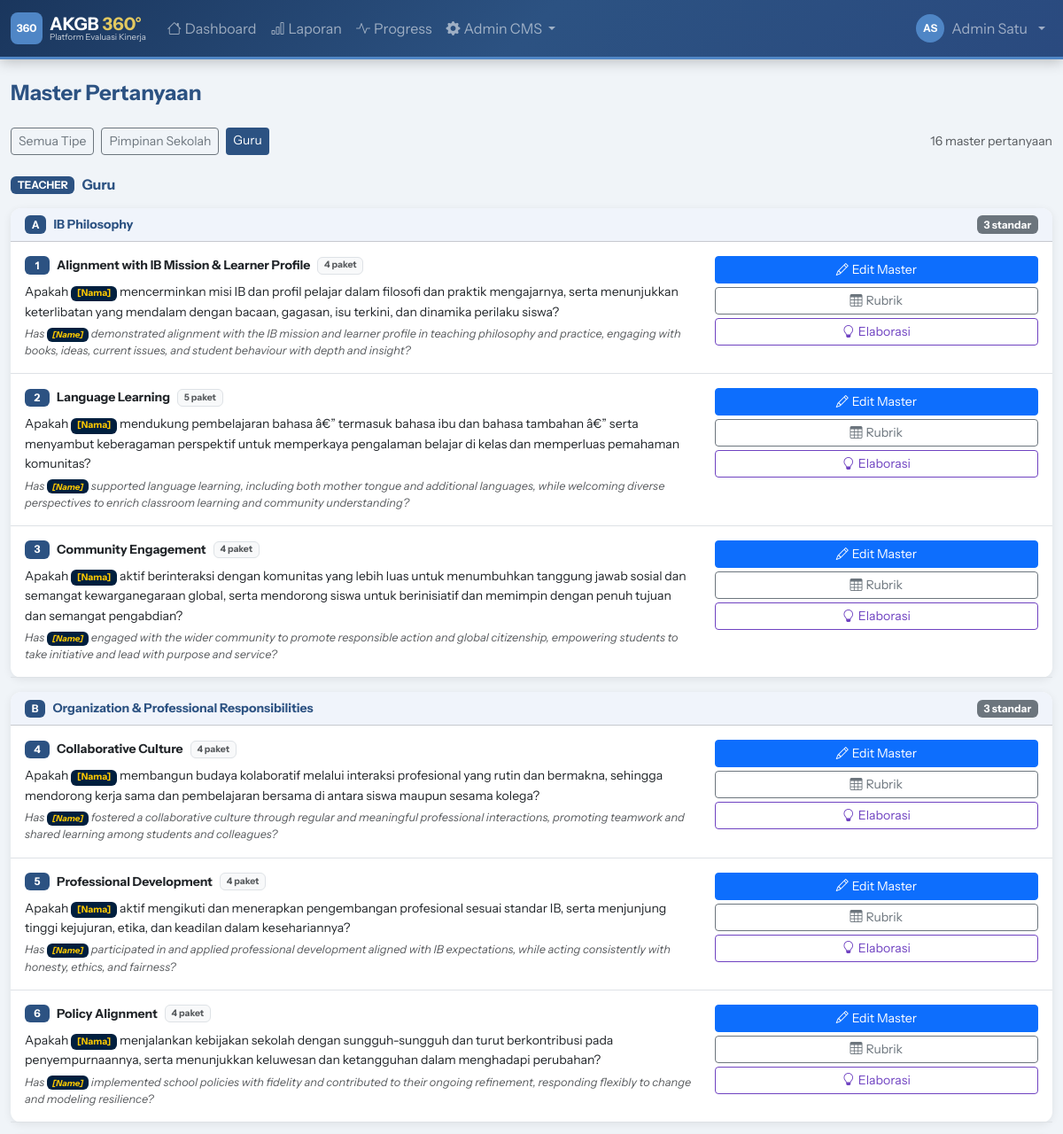
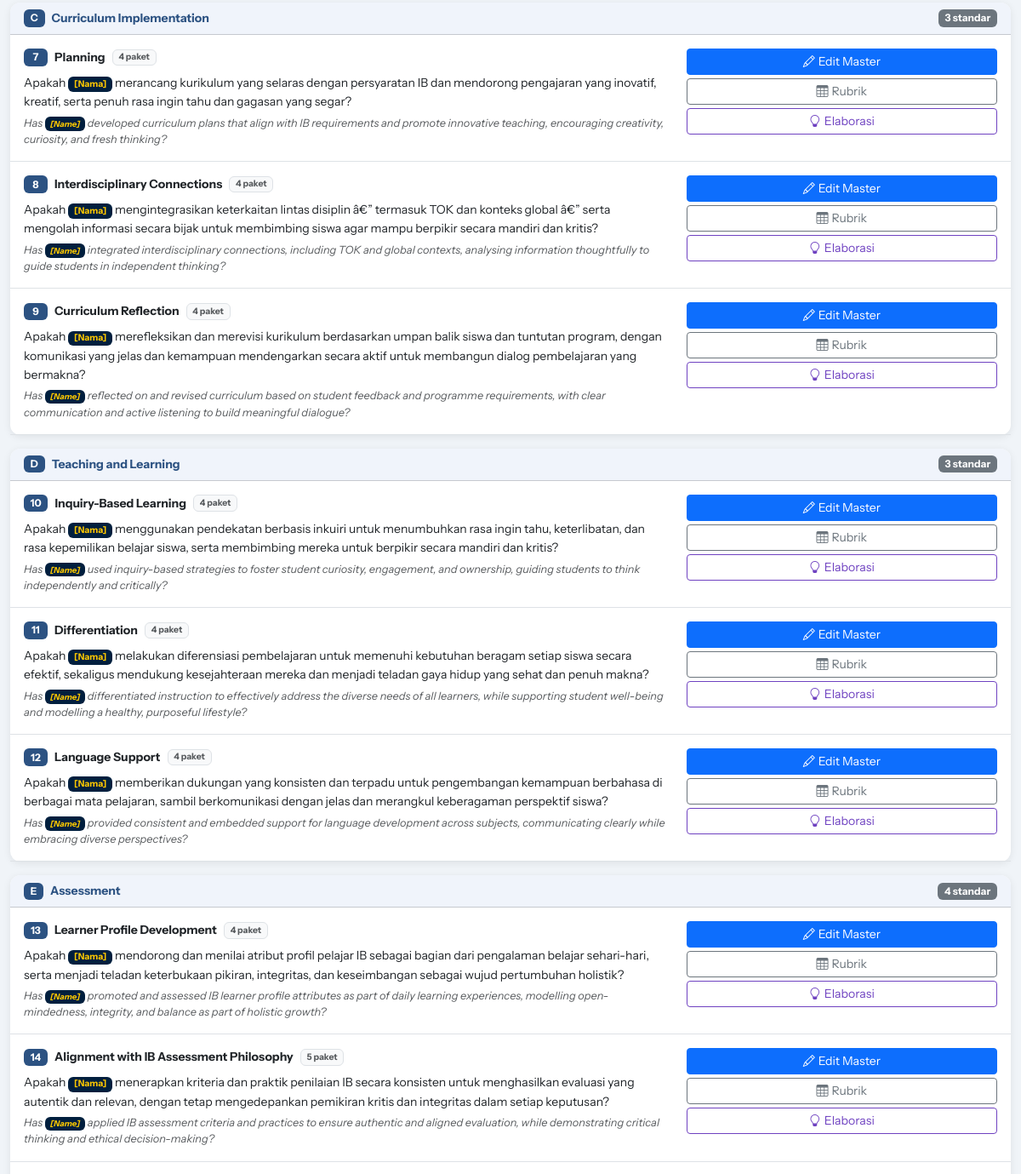
Before: /demo/admin/questions_master.php?et=teacher (signed in, upper part) with the older database file (2 pictures, top to bottom).
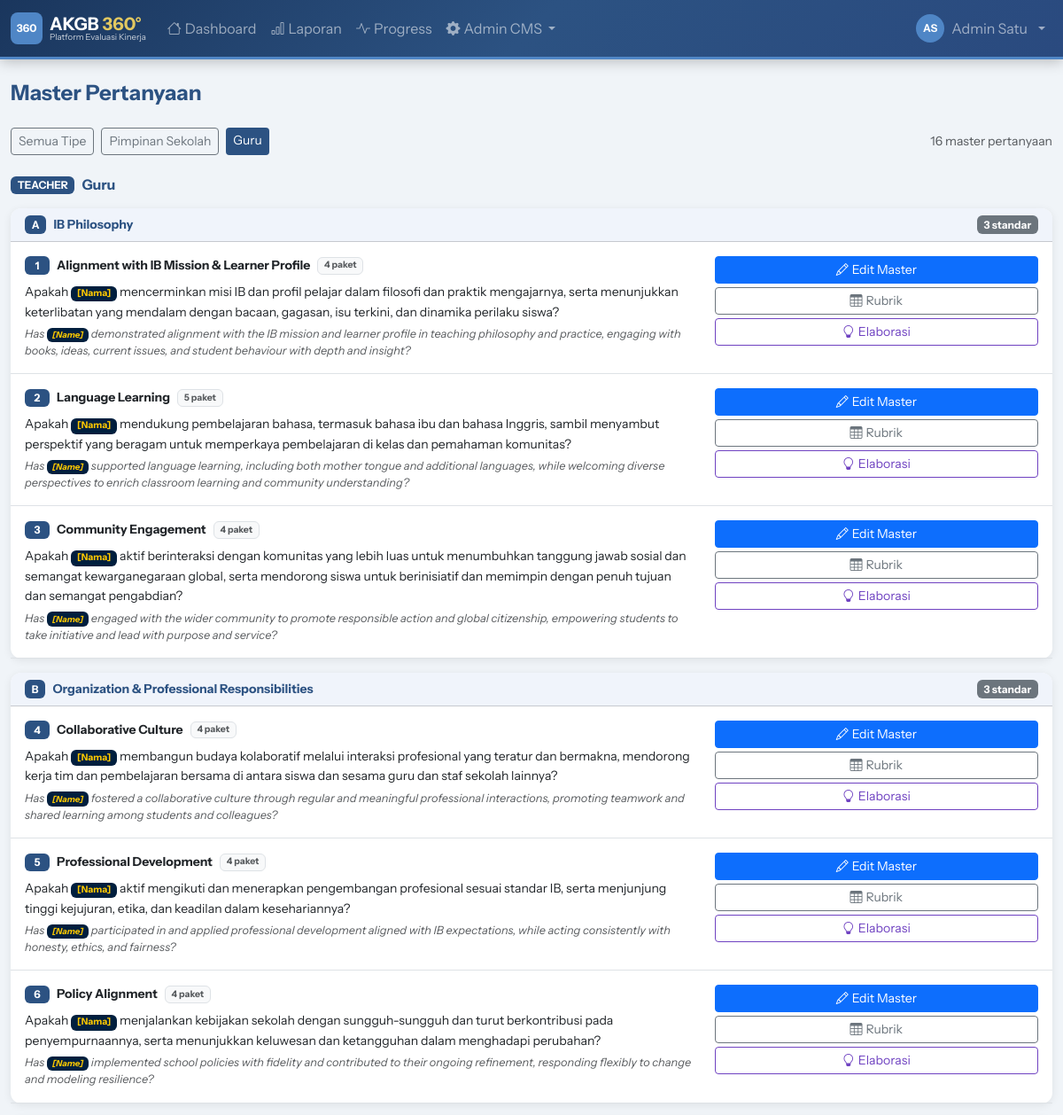
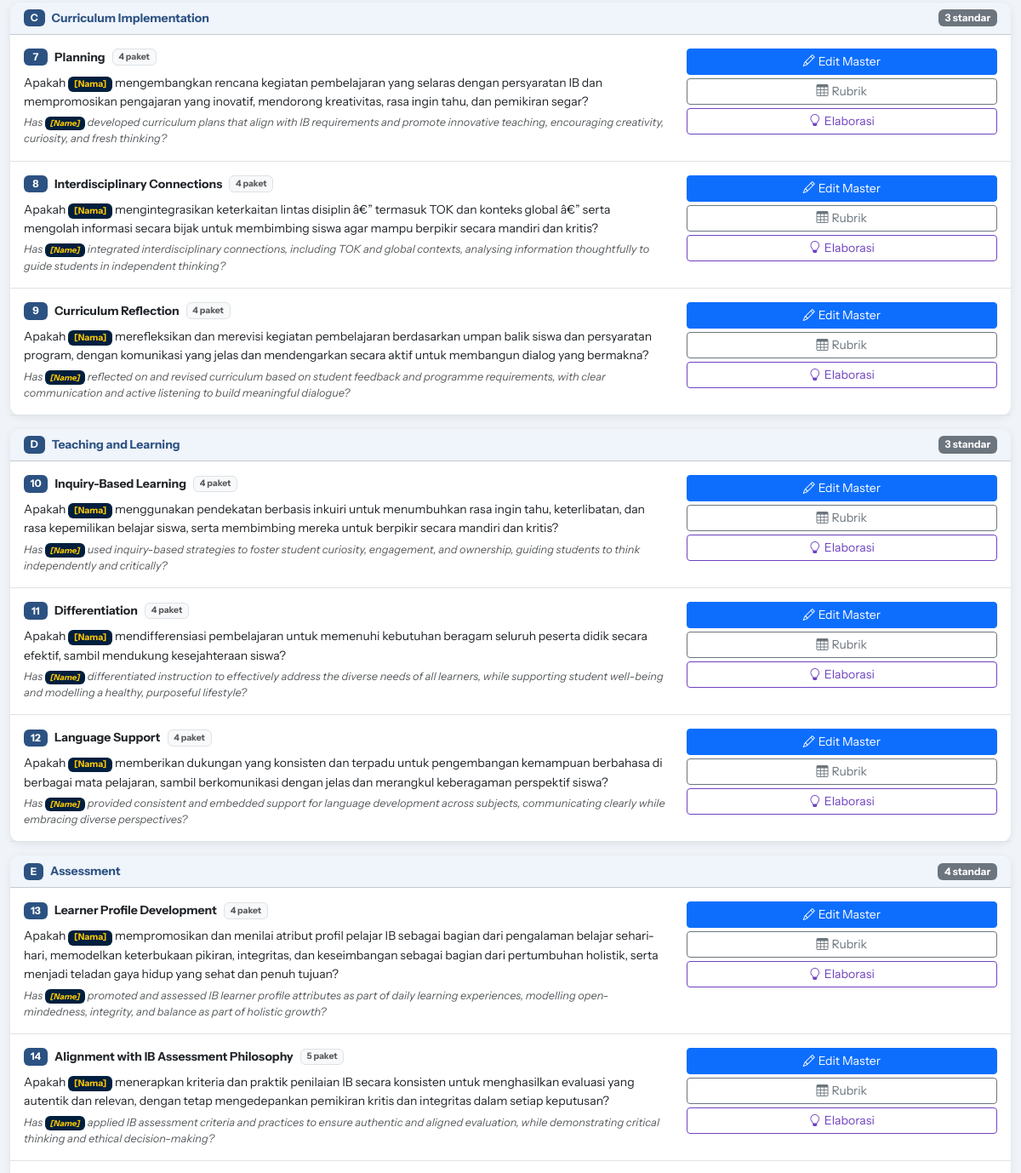
After: the same page with the newer database file (2 pictures, top to bottom).
### tables this page shows
CREATE TABLE `questions` (
  `id` int NOT NULL AUTO_INCREMENT,
  `standard_id` int NOT NULL,
  `question_id_text` text NOT NULL,
  `question_en_text` text NOT NULL,
  PRIMARY KEY (`id`),
  KEY `standard_id` (`standard_id`),
  CONSTRAINT `questions_ibfk_1` FOREIGN KEY (`standard_id`) REFERENCES `standards` (`id`)
);

CREATE TABLE `standards` (
  `id` int NOT NULL AUTO_INCREMENT,
  `domain_id` int NOT NULL,
  `name` varchar(250) NOT NULL,
  `description` text,
  `extended_description` text,
  `elaboration_id` text,
  `elaboration_en` text,
  `order_num` int DEFAULT '0',
  PRIMARY KEY (`id`),
  KEY `domain_id` (`domain_id`),
  CONSTRAINT `standards_ibfk_1` FOREIGN KEY (`domain_id`) REFERENCES `domains` (`id`)
);

CREATE TABLE `domains` (
  `id` int NOT NULL AUTO_INCREMENT,
  `eval_type_id` int NOT NULL,
  `code` varchar(10) DEFAULT NULL,
  `name` varchar(200) NOT NULL,
  `description` text,
  `order_num` int DEFAULT '0',
  PRIMARY KEY (`id`),
  KEY `eval_type_id` (`eval_type_id`),
  CONSTRAINT `domains_ibfk_1` FOREIGN KEY (`eval_type_id`) REFERENCES `eval_types` (`id`)
);

### public_html/demo/includes/db.php (called while the page is built, shortened)
<?php
class Database {
    private static ?PDO $instance = null;
    public static function getInstance(): PDO {
        if (self::$instance === null) {
            $dsn = "mysql:host=" . DB_HOST . ";dbname=" . DB_NAME . ";charset=" . DB_CHARSET;
            $options = [
                PDO::ATTR_ERRMODE            => PDO::ERRMODE_EXCEPTION,
                PDO::ATTR_DEFAULT_FETCH_MODE => PDO::FETCH_ASSOC,
                PDO::ATTR_EMULATE_PREPARES   => false,
            ];
            try {
                self::$instance = new PDO($dsn, DB_USER, DB_PASS, $options);
            } catch (PDOException $e) {
                die(json_encode(['error' => 'Database connection failed: ' . $e->getMessage()]));
            }
        }
        return self::$instance;
    }
    public static function query(string $sql, array $params = []): PDOStatement {
        $stmt = self::getInstance()->prepare($sql);
        $stmt->execute($params);
        return $stmt;
    }
    public static function fetchAll(string $sql, array $params = []): array {
        return self::query($sql, $params)->fetchAll();
    }
    public static function fetchOne(string $sql, array $params = []): ?array {
        $row = self::query($sql, $params)->fetch();
        return $row ?: null;
    }
}

### public_html/demo/includes/functions.php (called while the page is built, shortened)
<?php
function h(string $s = ''): string {
    return htmlspecialchars($s, ENT_QUOTES, 'UTF-8');
}

### public_html/demo/admin/questions_master.php (the view, shortened to what the changed rows need)
<?php
require_once __DIR__ . '/../includes/db.php';
require_once __DIR__ . '/../includes/functions.php';
require_once __DIR__ . '/../includes/layout.php';
$filterEt = $_GET['et'] ?? '';
$whereEt = $filterEt ? "AND et.code = '$filterEt'" : '';
$rows = Database::fetchAll("
    SELECT
        q.id as q_id, q.question_id_text, q.question_en_text,
        s.id as s_id, s.name as s_name, s.order_num as s_order,
        s.elaboration_id, s.elaboration_en,
        d.id as d_id, d.name as d_name, d.code as d_code, d.order_num as d_order,
        et.id as et_id, et.name as et_name, et.code as et_code
    FROM questions q
    JOIN standards s ON q.standard_id = s.id
    JOIN domains d ON s.domain_id = d.id
    JOIN eval_types et ON d.eval_type_id = et.id
    WHERE 1=1 $whereEt
    ORDER BY et.id, d.order_num, d.id, s.order_num, s.id
");
$grouped = [];
foreach ($rows as $r) {
    $etCode = $r['et_code'];
    $did    = $r['d_id'];
    $sid    = $r['s_id'];
    if (!isset($grouped[$etCode])) {
        $grouped[$etCode] = ['name'=>$r['et_name'],'domains'=>[]];
    }
    if (!isset($grouped[$etCode]['domains'][$did])) {
        $grouped[$etCode]['domains'][$did] = ['name'=>$r['d_name'],'code'=>$r['d_code'],'standards'=>[]];
    }
    if (!isset($grouped[$etCode]['domains'][$did]['standards'][$sid])) {
        $grouped[$etCode]['domains'][$did]['standards'][$sid] = [
            'name'           => $r['s_name'],
            'elaboration_id' => $r['elaboration_id'],
            'elaboration_en' => $r['elaboration_en'],
            'q_id'           => $r['q_id'],
            'text_id'        => $r['question_id_text'],
            'text_en'        => $r['question_en_text'],
        ];
        $grouped[$etCode]['domains'][$did]['standards'][$sid]['descriptors'] =
            Database::fetchAll("SELECT * FROM grade_descriptors WHERE question_id=? ORDER BY grade", [$r['q_id']]);
        $grouped[$etCode]['domains'][$did]['standards'][$sid]['pkg_count'] =
            Database::fetchOne("SELECT COUNT(*) c FROM package_questions WHERE question_id=?", [$r['q_id']])['c'];
    }
}
ob_start(); ?>
<?php foreach ($grouped as $etCode => $et):
  $qNum = 0;
?>
<div class="mb-4">
  <h6 class="fw-bold text-navy mb-3 d-flex align-items-center gap-2">
    <span class="badge" style="background:var(--ktb-navy)">
      <?= strtoupper($etCode) ?>
    </span>
    <?= h($et['name']) ?>
  </h6>
  <?php foreach ($et['domains'] as $did => $domain): ?>
  <div class="card mb-3">
    <div class="card-header py-2 d-flex align-items-center gap-2"
         style="background:#f0f4fb">
      <span class="badge badge-navy"><?= h($domain['code']??'—') ?></span>
      <strong class="text-navy small"><?= h($domain['name']) ?></strong>
      <span class="badge bg-secondary ms-auto"><?= count($domain['standards']) ?> standar</span>
    </div>
    <div class="card-body p-0">
      <?php foreach ($domain['standards'] as $sid => $std):
        $qNum++;
        $isEmpty = empty(trim($std['text_id']));
      ?>
      <div class="border-bottom px-3 py-3 <?= $isEmpty?'bg-warning-subtle':'' ?>">
        <div class="row align-items-start">
          <div class="col-md-8">
            <div class="d-flex align-items-center gap-2 mb-2">
              <span class="badge badge-navy" style="min-width:28px"><?= $qNum ?></span>
              <strong class="small"><?= h($std['name']) ?></strong>
              <span class="badge bg-light text-muted border" style="font-size:.65rem">
                <?= $std['pkg_count'] ?> paket
              </span>
            </div>
            <?php if (!$isEmpty): ?>
            <p class="mb-1 small" style="line-height:1.6">
              <?= str_replace('[Nama]','<span class="badge" style="background:#001f3e;color:#ffc901">[Nama]</span>', h($std['text_id'])) ?>
            </p>
            <?php if ($std['text_en']): ?>
            <p class="mb-0 text-muted" style="font-size:.8rem;font-style:italic">
              <?= str_replace('[Name]','<span class="badge" style="background:#001f3e;color:#ffc901">[Name]</span>', h($std['text_en'])) ?>
            </p>
            <?php endif; ?>
            <?php else: ?>
            <p class="text-muted small mb-0 fst-italic">Pertanyaan master belum diisi</p>
            <?php endif; ?>
          </div>
          <div class="col-md-4 text-md-end mt-2 mt-md-0 d-flex flex-md-column gap-1 justify-content-end">
            <button class="btn btn-sm btn-primary" data-bs-toggle="modal"
              data-bs-target="#editMaster<?= $std['q_id'] ?>">
              <i class="bi bi-pencil me-1"></i>Edit Master
            </button>
            <button class="btn btn-sm btn-outline-secondary" data-bs-toggle="modal"
              data-bs-target="#rubrik<?= $std['q_id'] ?>">
              <i class="bi bi-table me-1"></i>Rubrik
            </button>
            <button class="btn btn-sm btn-outline-secondary" style="border-color:#6f42c1;color:#6f42c1"
              data-bs-toggle="modal" data-bs-target="#elab<?= $sid ?>">
              <i class="bi bi-lightbulb me-1"></i>Elaborasi
            </button>
          </div>
        </div>
      </div>
      <?php endforeach;  ?>
    </div>
  </div>
  <?php endforeach;  ?>
</div>
<?php endforeach;  ?>

Changed rows visible on the page:
changed questions "Language Learning": question_id_text "Apakah [Nama] mendukung pembelajaran bahasa â€” termasuk bahasa ibu dan bahasa tambahan â€” serta menyambut keberagaman perspektif untuk memperkaya pengalaman belajar di kelas dan memperluas pemahaman komunitas?" → "Apakah [Nama] mendukung pembelajaran bahasa, termasuk bahasa ibu dan bahasa Inggris, sambil menyambut perspektif yang beragam untuk memperkaya pembelajaran di kelas dan pemahaman komunitas?"
changed questions "Collaborative Culture": question_id_text "…melalui interaksi profesional yang rutin dan bermakna, sehingga mendorong kerja sama dan pembelajaran bersama di antara siswa maupun sesama kolega?" → "…melalui interaksi profesional yang teratur dan bermakna, mendorong kerja tim dan pembelajaran bersama di antara siswa dan sesama guru dan staf sekolah lainnya?"
changed questions "Planning": question_id_text "Apakah [Nama] merancang kurikulum yang selaras dengan persyaratan IB dan mendorong pengajaran yang inovatif, kreatif, serta penuh rasa ingin tahu dan gagasan yang segar?" → "Apakah [Nama] mengembangkan rencana kegiatan pembelajaran yang selaras dengan persyaratan IB dan mempromosikan pengajaran yang inovatif, mendorong kreativitas, rasa ingin tahu, dan pemikiran segar?"
changed questions "Curriculum Reflection": question_id_text "…[Nama] merefleksikan dan merevisi kurikulum berdasarkan umpan balik siswa dan tuntutan program, dengan komunikasi yang jelas dan kemampuan mendengarkan secara aktif untuk membangun dialog pembelajaran yang bermakna?" → "…[Nama] merefleksikan dan merevisi kegiatan pembelajaran berdasarkan umpan balik siswa dan persyaratan program, dengan komunikasi yang jelas dan mendengarkan secara aktif untuk membangun dialog yang bermakna?"
changed questions "Differentiation": question_id_text "Apakah [Nama] melakukan diferensiasi pembelajaran untuk memenuhi kebutuhan beragam setiap siswa secara efektif, sekaligus mendukung kesejahteraan mereka dan menjadi teladan gaya hidup yang sehat dan penuh makna?" → "Apakah [Nama] mendifferensiasi pembelajaran untuk memenuhi kebutuhan beragam seluruh peserta didik secara efektif, sambil mendukung kesejahteraan siswa?"
changed questions "Learner Profile Development": question_id_text "Apakah [Nama] mendorong dan menilai atribut profil pelajar IB sebagai bagian dari pengalaman belajar sehari-hari, serta menjadi teladan keterbukaan pikiran, integritas, dan keseimbangan sebagai wujud pertumbuhan holistik?" → "Apakah [Nama] mempromosikan dan menilai atribut profil pelajar IB sebagai bagian dari pengalaman belajar sehari-hari, memodelkan keterbukaan pikiran, integritas, dan keseimbangan sebagai bagian dari pertumbuhan holistik, serta menjadi teladan gaya hidup yang sehat dan penuh tujuan?"
